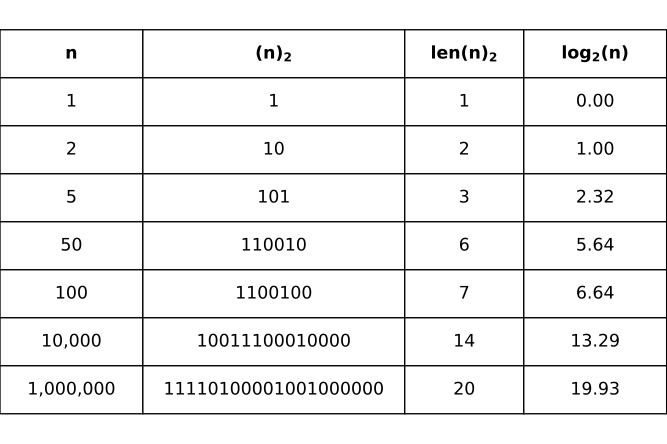

Generate this figure with Python:
import matplotlib.pyplot as plt
import math

# Sample natural numbers of growing size
numbers = [1, 2, 5, 50, 100, 10000, 1000000]

# Prepare table data
table_data = []
for n in numbers:
    binary_rep = bin(n)[2:]  # Remove '0b' prefix
    binary_len = len(binary_rep)
    log2_val = round(math.log2(n), 2)
    
    row = [f"{n:,}", binary_rep, str(binary_len), f"{log2_val:.2f}"]
    table_data.append(row)

# Create a figure with explicit dimensions
fig, ax = plt.subplots(figsize=(8,6))  # Set explicit figure size
ax.axis('off')

# Create the table
table = ax.table(cellText=table_data,
                colLabels=[r'$\bf n$', r'$\bf (n)_2$', r'$\bf len(n)_2$', r'$\bf \mathrm{\bf log}_2(n)$'],
                cellLoc='center',
                loc='center',
                colWidths=[0.3, 0.55, 0.25, 0.3])  # Adjusted column widths

# Style the table to match the original
table.auto_set_font_size(False)
table.set_fontsize(13)
table.scale(0.8, 3)

# Style the header row - bold text only
for i in range(4):
    table[(0, i)].set_text_props(weight='bold')
    
# Save with proper padding
plt.savefig('binarylengths.svg', bbox_inches='tight', pad_inches=0, 
            facecolor='none', edgecolor='none')
plt.show()
